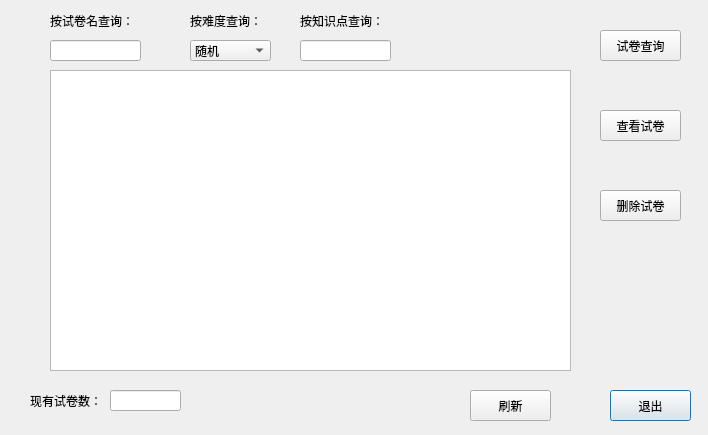
<?xml version="1.0" encoding="UTF-8"?>
<ui version="4.0">
 <class>PaperInformation</class>
 <widget class="QDialog" name="PaperInformation">
  <property name="geometry">
   <rect>
    <x>0</x>
    <y>0</y>
    <width>708</width>
    <height>435</height>
   </rect>
  </property>
  <property name="windowTitle">
   <string>试卷查看</string>
  </property>
  <widget class="QTableWidget" name="tableWidget">
   <property name="geometry">
    <rect>
     <x>50</x>
     <y>70</y>
     <width>521</width>
     <height>301</height>
    </rect>
   </property>
  </widget>
  <widget class="QPushButton" name="pushButton">
   <property name="geometry">
    <rect>
     <x>610</x>
     <y>390</y>
     <width>81</width>
     <height>31</height>
    </rect>
   </property>
   <property name="text">
    <string>退出</string>
   </property>
  </widget>
  <widget class="QLabel" name="label">
   <property name="geometry">
    <rect>
     <x>30</x>
     <y>380</y>
     <width>71</width>
     <height>41</height>
    </rect>
   </property>
   <property name="text">
    <string>现有试卷数：</string>
   </property>
  </widget>
  <widget class="QPushButton" name="pushButton_2">
   <property name="geometry">
    <rect>
     <x>600</x>
     <y>190</y>
     <width>81</width>
     <height>31</height>
    </rect>
   </property>
   <property name="text">
    <string>删除试卷</string>
   </property>
  </widget>
  <widget class="QLineEdit" name="lineEdit">
   <property name="geometry">
    <rect>
     <x>300</x>
     <y>40</y>
     <width>91</width>
     <height>21</height>
    </rect>
   </property>
  </widget>
  <widget class="QComboBox" name="comboBox">
   <property name="geometry">
    <rect>
     <x>190</x>
     <y>40</y>
     <width>81</width>
     <height>21</height>
    </rect>
   </property>
   <item>
    <property name="text">
     <string>随机</string>
    </property>
   </item>
   <item>
    <property name="text">
     <string>等级一</string>
    </property>
   </item>
   <item>
    <property name="text">
     <string>等级二</string>
    </property>
   </item>
   <item>
    <property name="text">
     <string>等级三</string>
    </property>
   </item>
   <item>
    <property name="text">
     <string>等级四</string>
    </property>
   </item>
   <item>
    <property name="text">
     <string>等级五</string>
    </property>
   </item>
  </widget>
  <widget class="QLineEdit" name="lineEdit_2">
   <property name="geometry">
    <rect>
     <x>110</x>
     <y>390</y>
     <width>71</width>
     <height>21</height>
    </rect>
   </property>
  </widget>
  <widget class="QLabel" name="label_2">
   <property name="geometry">
    <rect>
     <x>190</x>
     <y>10</y>
     <width>71</width>
     <height>21</height>
    </rect>
   </property>
   <property name="text">
    <string>按难度查询：</string>
   </property>
  </widget>
  <widget class="QLabel" name="label_3">
   <property name="geometry">
    <rect>
     <x>300</x>
     <y>10</y>
     <width>81</width>
     <height>21</height>
    </rect>
   </property>
   <property name="text">
    <string>按知识点查询：</string>
   </property>
  </widget>
  <widget class="QPushButton" name="pushButton_3">
   <property name="geometry">
    <rect>
     <x>600</x>
     <y>30</y>
     <width>81</width>
     <height>31</height>
    </rect>
   </property>
   <property name="text">
    <string>试卷查询</string>
   </property>
  </widget>
  <widget class="QPushButton" name="pushButton_4">
   <property name="geometry">
    <rect>
     <x>470</x>
     <y>390</y>
     <width>81</width>
     <height>31</height>
    </rect>
   </property>
   <property name="text">
    <string>刷新</string>
   </property>
  </widget>
  <widget class="QLineEdit" name="lineEdit_3">
   <property name="geometry">
    <rect>
     <x>50</x>
     <y>40</y>
     <width>91</width>
     <height>21</height>
    </rect>
   </property>
  </widget>
  <widget class="QLabel" name="label_4">
   <property name="geometry">
    <rect>
     <x>50</x>
     <y>10</y>
     <width>81</width>
     <height>21</height>
    </rect>
   </property>
   <property name="text">
    <string>按试卷名查询：</string>
   </property>
  </widget>
  <widget class="QPushButton" name="pushButton_5">
   <property name="geometry">
    <rect>
     <x>600</x>
     <y>110</y>
     <width>81</width>
     <height>31</height>
    </rect>
   </property>
   <property name="text">
    <string>查看试卷</string>
   </property>
  </widget>
 </widget>
 <resources/>
 <connections/>
</ui>
